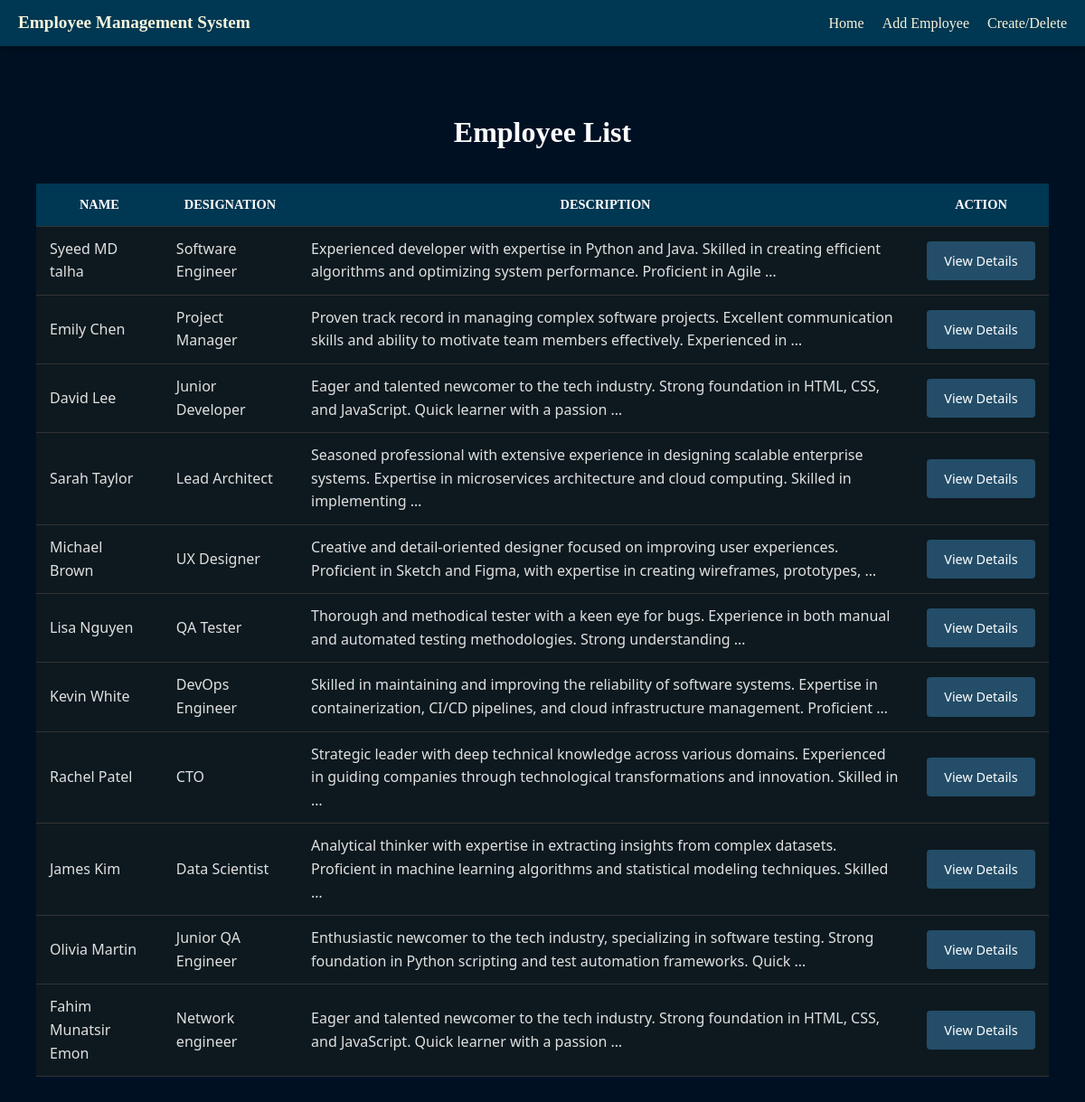
The page / on the database its author committed.
### employees/models.py (models this page shows, shortened)
class Employee(models.Model):
    name = models.CharField(max_length=200, validators=[RegexValidator(r'^[a-zA-Z ]+$', 'Name must contain only letters and spaces')])
    address = models.CharField(
        max_length=300,
        validators=[RegexValidator(r'^[a-zA-Z0-9 ,.-]+$', 'Address must contain only letters, numbers, spaces, and the characters , . -')]
    )
    phone_number = models.CharField(
        max_length=15,
        validators=[
            RegexValidator(r'^[\d\s\-\+]+$', 'Phone number must contain only digits, spaces, dashes, or a plus sign'),
            RegexValidator(r'^.{7,15}$', 'Phone number must be between 7 and 15 characters')
        ],
        unique=True
    )
    salary = models.DecimalField(
        max_digits=10,
        decimal_places=2,
        validators=[MinValueValidator(0.01, 'Salary must be a positive number')]
    )
    designation = models.CharField(
        max_length=100,
        validators=[RegexValidator(r'^[a-zA-Z ]+$', 'Designation must contain only letters and spaces')]
    )
    description = models.TextField()

### employees/views.py (the view)
# urls.py: 2. Add a URL to urlpatterns:  path('', views.home, name='home')
def home(request):
    employees = Employee.objects.all()
    return render(request, 'employees/home.html', {'employees': employees})

### employees/templates/employees/home.html (shortened to what this page needs)
{% extends 'base.html' %}
{% load static %}
{% block content %}
    <h1>Employee List</h1>
    <table>
        <thead>
            <tr>
                <th>Name</th>
                <th>Designation</th>
                <th>Description</th>
                <th>Action</th>
            </tr>
        </thead>
        <tbody>
            {% for employee in employees %}
            <tr>
                <td>{{ employee.name }}</td>
                <td>{{ employee.designation }}</td>
                <td>{{ employee.description|truncatewords:20 }}</td>
                <td>
                    <a href="{% url 'employee_detail' employee.id %}" class="btn">View Details</a>
                </td>
            </tr>
            {% endfor %}
        </tbody>
    </table>
{% endblock %}

### employees/templates/base.html (shortened to what this page needs)
{% load static %}
<!DOCTYPE html>
<html lang="en">
<head>
    {% block css_style %}
    <link rel="stylesheet" href="{% static 'css/style.css' %}">
    {% endblock css_style %}
</head>
<body>
    <nav class="navbar">
        <span class="navbar-brand">Employee Management System</span>
        <div class="nav-links">
            <a href="{% url 'home' %}" class="nav-link">Home</a>
            <a href="{% url 'add_employee' %}" class="nav-link">Add Employee</a>
            <a href="{% url 'update_delete' %}" class="nav-link">Create/Delete</a>
        </div>
    </nav>
    <div class="container">
        {% block content %}{% endblock %}
    </div>
</body>
</html>

### employees/static/css/style.css (style rules this page uses)
body { font-family: 'Segoe UI', Tahoma, Geneva, Verdana, sans-serif; line-height: 1.6; color: #e0e0e0; background-color: #001023; margin: 0; padding: 20px; }
.container { max-width: 1200px; margin: 60px auto 0; padding: 20px; }
h1 { text-align: center; color: #ffffff; margin-bottom: 30px; font-family: cursive; }
table { width: 100%; border-collapse: collapse; background-color: #1e1e1e; }
th, td { padding: 12px 15px; text-align: left; border-bottom: 1px solid #333; }
th { background-color: #003752; font-weight: 600; color: #ffffff; text-transform: uppercase; font-size: 0.9em; font-family: cursive; text-align: center; }
.btn { display: inline-block; padding: 10px; background-color: #244e6afc; color: #ffffff; text-decoration: none; border-radius: 4px; transition: background-color 0.3s ease; font-size: 0.9em; width: 100px; text-align: center; }
.navbar { position: fixed; top: 0; left: 0; right: 0; z-index: 1000; background-color: #003752; box-shadow: 0 2px 10px rgba(0, 0, 0, 0.3); padding: 10px 20px; display: flex; justify-content: space-between; align-items: center; }
.navbar-brand { font-weight: bold; font-size: 1.2em; cursor: pointer; color: beige; font-family: cursive; }
.nav-links { display: flex; gap: 20px; font-family: cursive; }
.nav-link { text-decoration: none; color: brie; font-weight: 500; transition: color 0.3s ease; color:beige; }
tbody { background-color: #0d191f; }

### rows shown on the page
Employee: name "Syeed MD talha", designation "Software Engineer", description "Experienced developer with expertise in Python and Java. Skilled in creating efficient algorithms and optimizing system performance. Proficient in Agile …"
Employee: name "Emily Chen", designation "Project Manager", description "Proven track record in managing complex software projects. Excellent communication skills and ability to motivate team members effectively. Experienced in …"
Employee: name "David Lee", designation "Junior Developer", description "Eager and talented newcomer to the tech industry. Strong foundation in HTML, CSS, and JavaScript. Quick learner with a passion …"
Employee: name "Sarah Taylor", designation "Lead Architect", description "Seasoned professional with extensive experience in designing scalable enterprise systems. Expertise in microservices architecture and cloud computing. Skilled in implementing …"
Employee: name "Michael Brown", designation "UX Designer", description "Creative and detail-oriented designer focused on improving user experiences. Proficient in Sketch and Figma, with expertise in creating wireframes, prototypes, …"
Employee: name "Lisa Nguyen", designation "QA Tester", description "Thorough and methodical tester with a keen eye for bugs. Experience in both manual and automated testing methodologies. Strong understanding …"
Employee: name "Kevin White", designation "DevOps Engineer", description "Skilled in maintaining and improving the reliability of software systems. Expertise in containerization, CI/CD pipelines, and cloud infrastructure management. Proficient …"
Employee: name "Rachel Patel", designation "CTO", description "Strategic leader with deep technical knowledge across various domains. Experienced in guiding companies through technological transformations and innovation. Skilled in …"
Employee: name "James Kim", designation "Data Scientist", description "Analytical thinker with expertise in extracting insights from complex datasets. Proficient in machine learning algorithms and statistical modeling techniques. Skilled …"
Employee: name "Olivia Martin", designation "Junior QA Engineer", description "Enthusiastic newcomer to the tech industry, specializing in software testing. Strong foundation in Python scripting and test automation frameworks. Quick …"
Employee: name "Fahim Munatsir Emon", designation "Network engineer", description "Eager and talented newcomer to the tech industry. Strong foundation in HTML, CSS, and JavaScript. Quick learner with a passion …"
